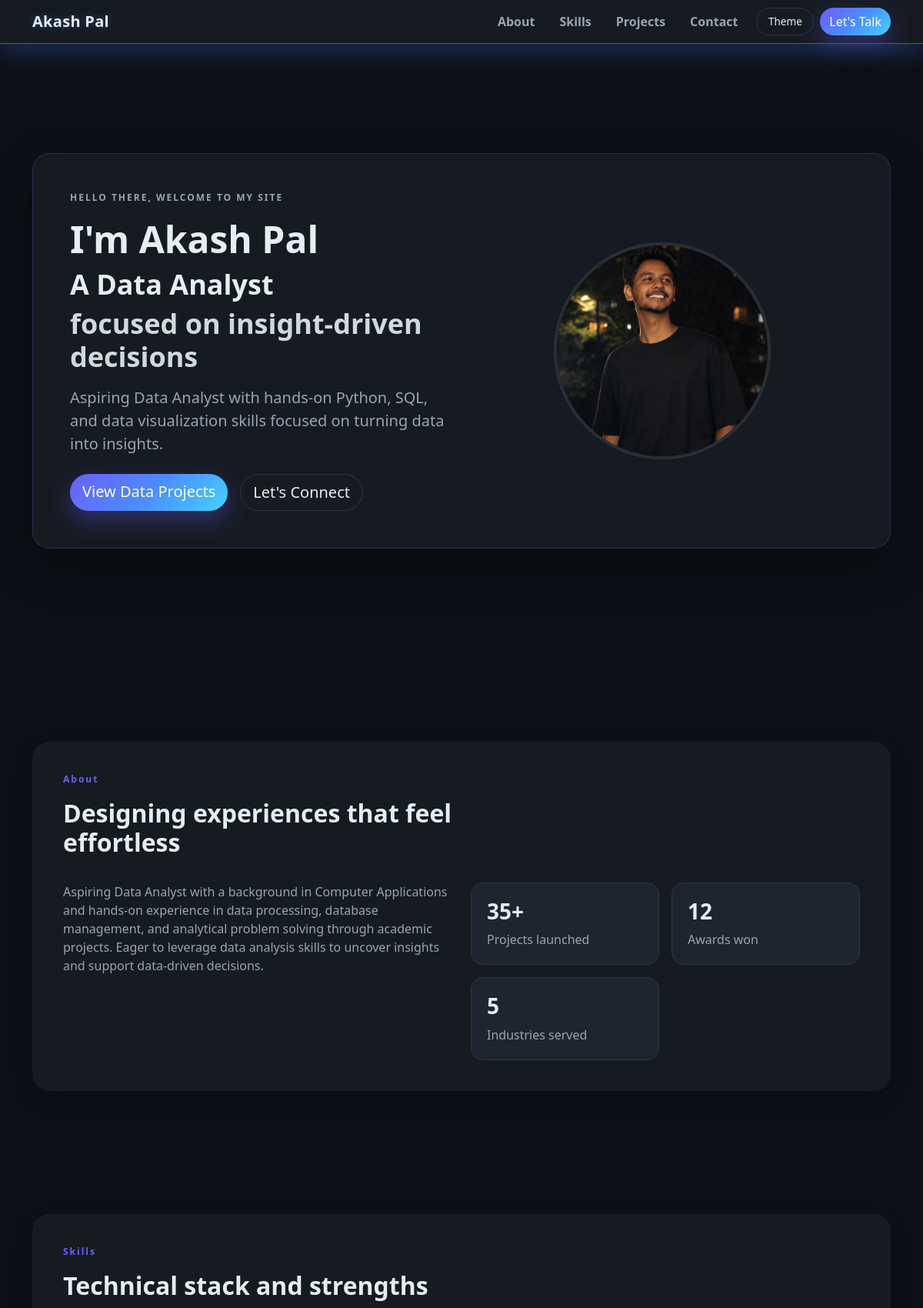
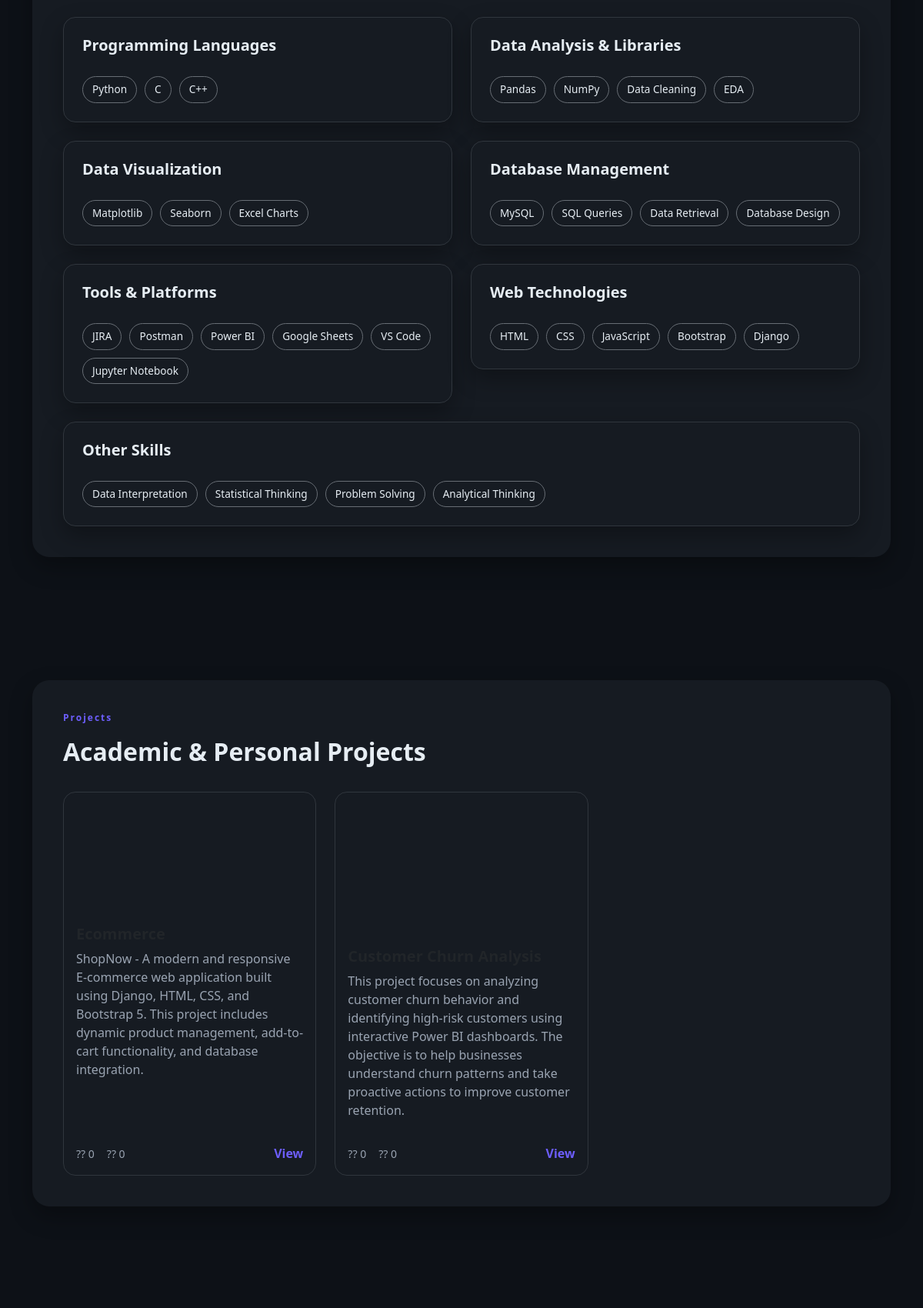
The page / (upper part) on the database its author committed (2 pictures, top to bottom).
### main/models.py (models this page shows, shortened)
class Project(models.Model):
    title = models.CharField(max_length=200)
    description = models.TextField()
    image = models.ImageField(upload_to='projects/', blank=True, null=True)
    link = models.URLField(blank=True)
    likes = models.IntegerField(default=0)
    views = models.PositiveIntegerField(default=0)
    class Meta:
        ordering = ['-id']

### main/views.py (the view)
# urls.py: path('', home, name='home'),
def home(request):
    projects = Project.objects.only(
        'title',
        'description',
        'image',
        'link',
        'likes',
        'views',
    )
    if request.method == 'POST':
        form = ContactForm(request.POST)
        if form.is_valid():
            form.save()
            messages.success(request, 'Thanks for reaching out! I will get back to you soon.')
            return redirect('main:home')
    else:
        form = ContactForm()
    return render(request, 'index.html', {'projects': projects, 'form': form})

### templates/index.html (shortened to what this page needs)
{% extends 'base.html' %}
{% block content %}
{% include 'partials/navbar.html' %}
<header id="top" class="hero-section reveal">
  <div class="container">
    <div class="hero-shell hero-split">
      <div class="row align-items-center g-4">
        <div class="col-lg-6">
          <p class="hero-kicker text-uppercase mb-3">Hello there, welcome to my site</p>
          <h1 class="hero-title">
            I'm <span class="hero-name">Akash Pal</span>
          </h1>
          <h2 class="hero-subtitle">
            <span class="hero-accent">A Data Analyst</span>
            <span class="hero-muted">focused on insight-driven decisions</span>
          </h2>
          <p class="lead text-muted hero-summary">
            Aspiring Data Analyst with hands-on Python, SQL, and data visualization skills focused on turning data into insights.
          </p>
          <div class="d-flex flex-wrap gap-3 mt-4">
            <a class="btn btn-gradient btn-lg" href="#projects">View Data Projects</a>
            <a class="btn btn-outline-dark btn-lg" href="#contact">Let's Connect</a>
          </div>
        </div>
        <div class="col-lg-6">
          <div class="hero-media">
            <div class="hero-frame">
              <img
                src="/static/main/profile.png"
                alt="Profile photo"
                class="hero-profile"
              />
            </div>
          </div>
        </div>
      </div>
    </div>
  </div>
</header>
<section id="about" class="section reveal">
  <div class="container">
    <div class="section-shell">
      {% include 'partials/section_heading.html' with eyebrow='About' title='Designing experiences that feel effortless' %}
      <div class="row gy-4">
        <div class="col-lg-6">
          <p class="text-muted">
            Aspiring Data Analyst with a background in Computer Applications and hands-on experience in data processing, database management, and analytical problem solving through academic projects. Eager to leverage data analysis skills to uncover insights and support data-driven decisions.
          </p>
        </div>
        <div class="col-lg-6">
          <div class="stat-grid">
            <div class="stat-card surface-light">
              <h3 class="fw-bold">35+</h3>
              <p class="mb-0 text-muted">Projects launched</p>
            </div>
            <div class="stat-card surface-light">
              <h3 class="fw-bold">12</h3>
              <p class="mb-0 text-muted">Awards won</p>
            </div>
            <div class="stat-card surface-light">
              <h3 class="fw-bold">5</h3>
              <p class="mb-0 text-muted">Industries served</p>
            </div>
          </div>
        </div>
      </div>
    </div>
  </div>
</section>
<section id="skills" class="section bg-contrast reveal">
  <div class="container">
    <div class="section-shell">
      {% include 'partials/section_heading.html' with eyebrow='Skills' title='Technical stack and strengths' %}
      <div class="row g-4">
        <div class="col-md-6">
          <div class="skill-card surface p-4">
            <h5 class="fw-semibold mb-3">Programming Languages</h5>
            <div class="skill-tags">
              <span class="skill-tag">Python</span>
              <span class="skill-tag">C</span>
              <span class="skill-tag">C++</span>
            </div>
          </div>
        </div>
        <div class="col-md-6">
          <div class="skill-card surface p-4">
            <h5 class="fw-semibold mb-3">Data Analysis & Libraries</h5>
            <div class="skill-tags">
              <span class="skill-tag">Pandas</span>
              <span class="skill-tag">NumPy</span>
              <span class="skill-tag">Data Cleaning</span>
              <span class="skill-tag">EDA</span>
            </div>
          </div>
        </div>
        <div class="col-md-6">
          <div class="skill-card surface p-4">
            <h5 class="fw-semibold mb-3">Data Visualization</h5>
            <div class="skill-tags">
              <span class="skill-tag">Matplotlib</span>
              <span class="skill-tag">Seaborn</span>
              <span class="skill-tag">Excel Charts</span>
            </div>
          </div>
        </div>
        <div class="col-md-6">
          <div class="skill-card surface p-4">
            <h5 class="fw-semibold mb-3">Database Management</h5>
            <div class="skill-tags">
              <span class="skill-tag">MySQL</span>
              <span class="skill-tag">SQL Queries</span>
              <span class="skill-tag">Data Retrieval</span>
              <span class="skill-tag">Database Design</span>
            </div>
          </div>
        </div>
        <div class="col-md-6">
          <div class="skill-card surface p-4">
            <h5 class="fw-semibold mb-3">Tools & Platforms</h5>
            <div class="skill-tags">
              <span class="skill-tag">JIRA</span>
              <span class="skill-tag">Postman</span>
              <span class="skill-tag">Power BI</span>
              <span class="skill-tag">Google Sheets</span>
              <span class="skill-tag">VS Code</span>
              <span class="skill-tag">Jupyter Notebook</span>
            </div>
          </div>
        </div>
        <div class="col-md-6">
          <div class="skill-card surface p-4">
            <h5 class="fw-semibold mb-3">Web Technologies</h5>
            <div class="skill-tags">
              <span class="skill-tag">HTML</span>
              <span class="skill-tag">CSS</span>
              <span class="skill-tag">JavaScript</span>
              <span class="skill-tag">Bootstrap</span>
              <span class="skill-tag">Django</span>
            </div>
          </div>
        </div>
        <div class="col-12">
          <div class="skill-card surface p-4">
            <h5 class="fw-semibold mb-3">Other Skills</h5>
            <div class="skill-tags">
              <span class="skill-tag">Data Interpretation</span>
              <span class="skill-tag">Statistical Thinking</span>
              <span class="skill-tag">Problem Solving</span>
              <span class="skill-tag">Analytical Thinking</span>
            </div>
          </div>
        </div>
      </div>
    </div>
  </div>
</section>
<section id="projects" class="section reveal">
  <div class="container">
    <div class="section-shell">
      {% include 'partials/section_heading.html' with eyebrow='Projects' title='Academic & Personal Projects' %}
      <div class="row g-4">
        {% for project in projects %}
          <div class="col-md-6 col-lg-4">
            <div class="card h-100 project-card surface reveal">
              {% if project.image %}
                <img
                  src="{{ project.image.url }}"
                  class="card-img-top"
                  alt="{{ project.title }}"
                  loading="lazy"
                  decoding="async"
                />
              {% endif %}
              <div class="card-body d-flex flex-column">
                <h5 class="card-title fw-bold">{{ project.title }}</h5>
                <p class="card-text text-muted flex-grow-1">{{ project.description }}</p>
                <div class="d-flex align-items-center justify-content-between mt-3">
                  <div class="d-flex gap-3 text-muted small">
                    <span class="d-flex align-items-center gap-1">?? {{ project.likes|default:0 }}</span>
                    <span class="d-flex align-items-center gap-1">?? {{ project.views|default:0 }}</span>
                  </div>
                  {% if project.link %}
                    <a href="{{ project.link }}" class="project-link">View</a>
                  {% endif %}
                </div>
              </div>
            </div>
          </div>
        {% endfor %}
      </div>
    </div>
  </div>
</section>
<section id="contact" class="section bg-contrast reveal">
</section>
{% endblock %}

### templates/base.html (shortened to what this page needs)
<!DOCTYPE html>
<html lang="en">
  <head>
    <link
      href="https://cdn.jsdelivr.net/npm/bootstrap@5.3.3/dist/css/bootstrap.min.css"
      rel="stylesheet"
    />
    {% load static %}
    <link rel="stylesheet" href="{% static 'main/css/main.css' %}" />
  </head>
  <body>
    {% block content %}{% endblock %}
  </body>
</html>

### templates/partials/navbar.html (shortened to what this page needs)
<nav class="navbar navbar-expand-lg fixed-top navbar-premium">
  <div class="container">
    <a class="navbar-brand fw-bold" href="#top">Akash Pal</a>
    <div class="collapse navbar-collapse" id="primaryNav">
      <ul class="navbar-nav ms-auto mb-2 mb-lg-0 gap-lg-3">
        <li class="nav-item"><a class="nav-link" href="#about">About</a></li>
        <li class="nav-item"><a class="nav-link" href="#skills">Skills</a></li>
        <li class="nav-item"><a class="nav-link" href="#projects">Projects</a></li>
        <li class="nav-item"><a class="nav-link" href="#contact">Contact</a></li>
      </ul>
      <div class="d-flex align-items-center gap-2 ms-lg-3">
        <button class="theme-toggle" type="button" data-theme-toggle>Theme</button>
        <a class="btn btn-gradient" href="#contact">Let's Talk</a>
      </div>
    </div>
  </div>
</nav>

### templates/partials/section_heading.html (shortened to what this page needs)
<div class="section-heading">
  <p class="eyebrow">{{ eyebrow }}</p>
  <h2 class="fw-bold">{{ title }}</h2>
</div>

### rows shown on the page
Project: image (picture), description "ShopNow - A modern and responsive E-commerce web application built using Django, HTML, CSS, and Bootstrap 5. This project includes dynamic product management, add-to-cart functionality, and database integration.", likes "0", views "0"
Project: image (picture), description "This project focuses on analyzing customer churn behavior and identifying high-risk customers using interactive Power BI dashboards. The objective is to help businesses understand churn patterns and take proactive actions to improve customer retention.", likes "0", views "0"

### other values the page prints
{{ eyebrow }} "About Skills Projects"
{{ title }} "Designing experiences that feel effortless Technical stack and strengths Academic & Personal Projects"
